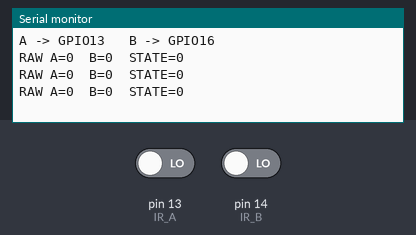
Bench run of a sketch on a simulated Arduino Uno, built for the host (arithmetic inside an expression is 32-bit, double 64-bit). Shown: the last lines printed to the serial monitor. Inputs (shaded band) come from the test bench; at power-on: pin 13 (IR_A) LOW, pin 14 (IR_B) LOW.

Above: at 1.2 s.
1.3 s: pin 13 (IR_A) driven HIGH
At 1.46 s:
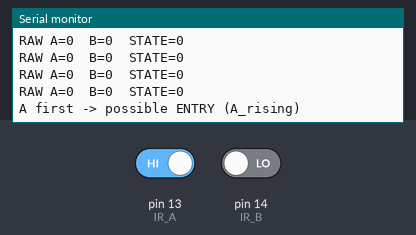
4.3 s: pin 14 (IR_B) driven HIGH
At 4.48 s:
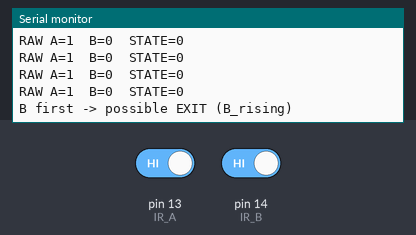
7.3 s: pin 13 (IR_A) driven LOW
At 7.77 s:
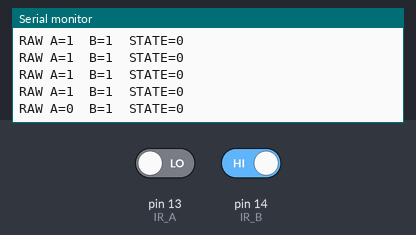
Timing chart, 0 to 10.3 s (numbered marks = the images above; inputs shaded):
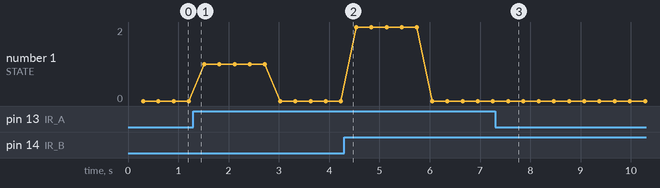

The sketch:

entry_exit_logic.ino
```cpp
// Debug + reliable entry/exit detection for two active-HIGH IR sensors
// Sensor A -> GPIO13
// Sensor B -> GPIO16

#define IR_A 13
#define IR_B 14

#define TRIGGERED HIGH
#define NOT_TRIGGERED LOW

// debounce / timing (ms)
const unsigned long DEBOUNCE_MS = 50;      // ignore very fast jitter
const unsigned long SEQUENCE_TIMEOUT = 1500; // max time to complete A->B or B->A

// state machine
// 0 = idle
// 1 = A triggered first (waiting for B)
// 2 = B triggered first (waiting for A)
int state = 0;

// remember last stable reading to detect edges
int lastA = NOT_TRIGGERED;
int lastB = NOT_TRIGGERED;

// when the first sensor triggered (ms)
unsigned long firstTriggerTime = 0;

// simple debounce timestamps
unsigned long lastAChange = 0;
unsigned long lastBChange = 0;

void setup() {
  Serial.begin(115200);
  // ensure pins are not floating
  pinMode(IR_A, INPUT_PULLDOWN);
  pinMode(IR_B, INPUT_PULLDOWN);

  Serial.println();
  Serial.println("Entry/Exit detector (active-HIGH). Debug prints ON.");
  Serial.println("A -> GPIO13   B -> GPIO16");
}

void loop() {
  unsigned long now = millis();

  // read raw values
  int rawA = digitalRead(IR_A);
  int rawB = digitalRead(IR_B);

  // ---- debounce A ----
  if (rawA != lastA) {
    // value changed — check debounce
    if (now - lastAChange >= DEBOUNCE_MS) {
      lastAChange = now;
      lastA = rawA;
      // Serial.println("A debounce update");
    }
  }

  // ---- debounce B ----
  if (rawB != lastB) {
    if (now - lastBChange >= DEBOUNCE_MS) {
      lastBChange = now;
      lastB = rawB;
      // Serial.println("B debounce update");
    }
  }

  // For debugging: print raw values every 300 ms
  static unsigned long lastDebug = 0;
  if (now - lastDebug >= 300) {
    Serial.print("RAW A=");
    Serial.print(lastA);
    Serial.print("  B=");
    Serial.print(lastB);
    Serial.print("  STATE=");
    Serial.println(state);
    lastDebug = now;
  }

  // Edge detection: we act only when a sensor goes from NOT_TRIGGERED -> TRIGGERED
  // (this prevents repeated prints while sensor remains HIGH)
  static int prevA = NOT_TRIGGERED;
  static int prevB = NOT_TRIGGERED;

  bool A_rising = (prevA == NOT_TRIGGERED && lastA == TRIGGERED);
  bool B_rising = (prevB == NOT_TRIGGERED && lastB == TRIGGERED);

  prevA = lastA;
  prevB = lastB;

  // state machine
  if (state == 0) {
    if (A_rising) {
      state = 1;
      firstTriggerTime = now;
      Serial.println("A first -> possible ENTRY (A_rising)");
    } else if (B_rising) {
      state = 2;
      firstTriggerTime = now;
      Serial.println("B first -> possible EXIT (B_rising)");
    }
  }
  else if (state == 1) { // A triggered first, waiting for B
    // timeout
    if (now - firstTriggerTime > SEQUENCE_TIMEOUT) {
      Serial.println("Timeout waiting for B -> Reset to idle");
      state = 0;
    } else if (B_rising) {
      Serial.println("ENTRY detected! (A then B)");
      state = 0;
      // small cooldown so you don't double count
      delay(300);
    }
  }
  else if (state == 2) { // B triggered first, waiting for A
    if (now - firstTriggerTime > SEQUENCE_TIMEOUT) {
      Serial.println("Timeout waiting for A -> Reset to idle");
      state = 0;
    } else if (A_rising) {
      Serial.println("EXIT detected! (B then A)");
      state = 0;
      delay(300);
    }
  }

  delay(10); // tiny delay for loop stability
}
```

Measured:
- after the input at 1.3 s, the serial monitor: prints a new line at once (image 1)
- after the input at 4.3 s, the serial monitor: prints a new line at once (image 2)
- after the input at 7.3 s, the serial monitor: prints a new line after 0.26 s (image 3)
